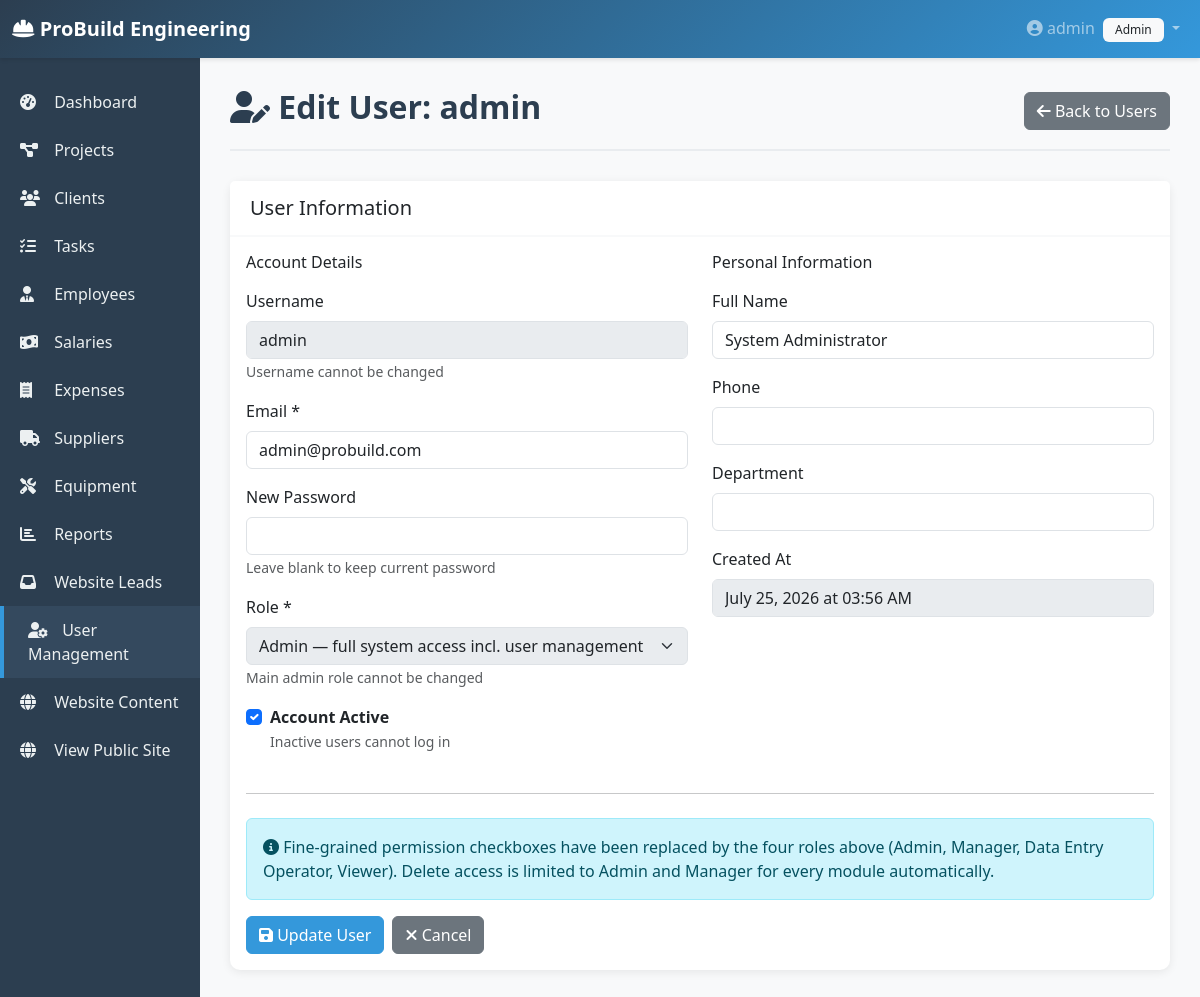
The app's page /users/edit/1 (signed in) with its own data.
### app.py (models this page shows)
class User(UserMixin, db.Model):
    id = db.Column(db.Integer, primary_key=True)
    username = db.Column(db.String(80), unique=True, nullable=False)
    email = db.Column(db.String(120), unique=True, nullable=False)
    password_hash = db.Column(db.String(200), nullable=False)
    role = db.Column(db.String(20), nullable=False, default='user')  # admin, manager, user
    full_name = db.Column(db.String(100))
    phone = db.Column(db.String(20))
    department = db.Column(db.String(50))
    can_add_projects = db.Column(db.Boolean, default=False)
    can_edit_projects = db.Column(db.Boolean, default=False)
    can_delete_projects = db.Column(db.Boolean, default=False)
    can_add_expenses = db.Column(db.Boolean, default=False)
    can_edit_expenses = db.Column(db.Boolean, default=False)
    can_delete_expenses = db.Column(db.Boolean, default=False)
    can_view_reports = db.Column(db.Boolean, default=False)
    can_manage_users = db.Column(db.Boolean, default=False)
    is_active = db.Column(db.Boolean, default=True)
    created_at = db.Column(db.DateTime, default=datetime.utcnow)
    created_by = db.Column(db.Integer, db.ForeignKey('user.id'), nullable=True)

### app.py (the view, shortened to what this page needs)
@app.route('/users/edit/<int:id>', methods=['GET', 'POST'])
@admin_required
def edit_user(id):
    user = User.query.get_or_404(id)
    return render_template('edit_user.html', user=user)

### app.py (called while the page is built)
@app.context_processor
def inject_current_year():
    return {'current_year_value': datetime.now().year}

@login_manager.user_loader
def load_user(user_id):
    return User.query.get(int(user_id))

def admin_required(f):
    @wraps(f)
    def decorated_function(*args, **kwargs):
        if not current_user.is_authenticated or current_user.role != 'admin':
            flash('Access denied. Admin privileges required.', 'danger')
            return redirect(url_for('dashboard'))
        return f(*args, **kwargs)
    return decorated_function

### templates/edit_user.html (shortened to what this page needs)
{% extends "base.html" %}
{% block content %}
<div class="page-header d-flex justify-content-between align-items-center">
    <h2><i class="fas fa-user-edit"></i> Edit User: {{ user.username }}</h2>
    <a href="{{ url_for('users') }}" class="btn btn-secondary">
        <i class="fas fa-arrow-left"></i> Back to Users
    </a>
</div>
<div class="card">
    <div class="card-header">
        <h5 class="mb-0">User Information</h5>
    </div>
    <div class="card-body">
        <form method="POST" action="{{ url_for('edit_user', id=user.id) }}">
            <div class="row">
                <div class="col-md-6">
                    <h6 class="mb-3">Account Details</h6>
                    <div class="mb-3">
                        <label class="form-label">Username</label>
                        <input type="text" class="form-control" value="{{ user.username }}" disabled>
                        <small class="text-muted">Username cannot be changed</small>
                    </div>
                    <div class="mb-3">
                        <label class="form-label">Email *</label>
                        <input type="email" class="form-control" name="email" value="{{ user.email }}" required>
                    </div>
                    <div class="mb-3">
                        <label class="form-label">New Password</label>
                        <input type="password" class="form-control" name="new_password">
                        <small class="text-muted">Leave blank to keep current password</small>
                    </div>
                    <div class="mb-3">
                        <label class="form-label">Role *</label>
                        <select class="form-select" name="role" required {% if user.username == 'admin' %}disabled{% endif %}>
                            <option value="admin" {% if user.role == 'admin' %}selected{% endif %}>Admin — full system access incl. user management</option>
                        </select>
                        {% if user.username == 'admin' %}
                        <small class="text-muted">Main admin role cannot be changed</small>
                        {% endif %}
                    </div>
                    <div class="form-check mb-3">
                        <input class="form-check-input" type="checkbox" name="is_active" id="is_active" {% if user.is_active %}checked{% endif %}>
                        <label class="form-check-label" for="is_active">
                            <strong>Account Active</strong>
                        </label>
                        <br><small class="text-muted">Inactive users cannot log in</small>
                    </div>
                </div>
                <div class="col-md-6">
                    <h6 class="mb-3">Personal Information</h6>
                    <div class="mb-3">
                        <label class="form-label">Full Name</label>
                        <input type="text" class="form-control" name="full_name" value="{{ user.full_name or '' }}">
                    </div>
                    <div class="mb-3">
                        <label class="form-label">Phone</label>
                        <input type="text" class="form-control" name="phone" value="{{ user.phone or '' }}">
                    </div>
                    <div class="mb-3">
                        <label class="form-label">Department</label>
                        <input type="text" class="form-control" name="department" value="{{ user.department or '' }}">
                    </div>
                    <div class="mb-3">
                        <label class="form-label">Created At</label>
                        <input type="text" class="form-control" value="{{ user.created_at.strftime('%B %d, %Y at %I:%M %p') }}" disabled>
                    </div>
                </div>
            </div>
            <hr class="my-4">
            <div class="alert alert-info">
                <i class="fas fa-info-circle"></i> Fine-grained permission checkboxes have been replaced by the four roles above (Admin, Manager, Data Entry Operator, Viewer). Delete access is limited to Admin and Manager for every module automatically.
            </div>
            <div class="d-flex gap-2">
                <button type="submit" class="btn btn-primary">
                    <i class="fas fa-save"></i> Update User
                </button>
                <a href="{{ url_for('users') }}" class="btn btn-secondary">
                    <i class="fas fa-times"></i> Cancel
                </a>
            </div>
        </form>
    </div>
</div>
{% endblock %}

### templates/base.html (shortened to what this page needs)
<!DOCTYPE html>
<html lang="en">
<head>
    <link href="https://cdn.jsdelivr.net/npm/bootstrap@5.3.0/dist/css/bootstrap.min.css" rel="stylesheet">
    <link rel="stylesheet" href="https://cdnjs.cloudflare.com/ajax/libs/font-awesome/6.4.0/css/all.min.css">
</head>
<body>
    {% if current_user.is_authenticated %}
    <nav class="navbar navbar-expand-lg navbar-dark">
        <div class="container-fluid">
            <a class="navbar-brand d-flex align-items-center" href="{{ url_for('dashboard') }}">
                <span><i class="fas fa-hard-hat"></i> ProBuild Engineering</span>
            </a>
            <div class="collapse navbar-collapse" id="navbarNav">
                <ul class="navbar-nav ms-auto">
                    <li class="nav-item dropdown">
                        <a class="nav-link dropdown-toggle" href="#" id="navbarDropdown" role="button" data-bs-toggle="dropdown">
                            <i class="fas fa-user-circle"></i> {{ current_user.username }}
                            <span class="badge bg-light text-dark ms-1">{{ current_user.role|replace('_',' ')|title }}</span>
                        </a>
                    </li>
                </ul>
            </div>
        </div>
    </nav>
    <div class="container-fluid">
        <div class="row">
            <div class="col-md-2 sidebar">
                <a href="{{ url_for('dashboard') }}" class="{% if request.endpoint == 'dashboard' %}active{% endif %}">
                    <i class="fas fa-tachometer-alt"></i> Dashboard
                </a>
                <a href="{{ url_for('projects') }}" class="{% if request.endpoint in ['projects', 'add_project', 'edit_project', 'project_detail'] %}active{% endif %}">
                    <i class="fas fa-project-diagram"></i> Projects
                </a>
                <a href="{{ url_for('clients') }}" class="{% if request.endpoint in ['clients', 'add_client', 'edit_client'] %}active{% endif %}">
                    <i class="fas fa-users"></i> Clients
                </a>
                <a href="{{ url_for('tasks') }}" class="{% if request.endpoint in ['tasks', 'add_task'] %}active{% endif %}">
                    <i class="fas fa-tasks"></i> Tasks
                </a>
                <a href="{{ url_for('employees') }}" class="{% if request.endpoint in ['employees', 'add_employee', 'edit_employee'] %}active{% endif %}">
                    <i class="fas fa-user-tie"></i> Employees
                </a>
                <a href="{{ url_for('salaries') }}" class="{% if request.endpoint in ['salaries', 'add_salary'] %}active{% endif %}">
                    <i class="fas fa-money-bill-wave"></i> Salaries
                </a>
                <a href="{{ url_for('expenses') }}" class="{% if request.endpoint in ['expenses', 'add_expense', 'edit_expense'] %}active{% endif %}">
                    <i class="fas fa-receipt"></i> Expenses
                </a>
                <a href="{{ url_for('suppliers') }}" class="{% if request.endpoint in ['suppliers', 'add_supplier', 'edit_supplier'] %}active{% endif %}">
                    <i class="fas fa-truck"></i> Suppliers
                </a>
                <a href="{{ url_for('equipment') }}" class="{% if request.endpoint in ['equipment', 'add_equipment', 'edit_equipment'] %}active{% endif %}">
                    <i class="fas fa-tools"></i> Equipment
                </a>
                <a href="{{ url_for('reports') }}" class="{% if request.endpoint == 'reports' %}active{% endif %}">
                    <i class="fas fa-chart-bar"></i> Reports
                </a>
                {% if current_user.role in ['admin', 'manager'] %}
                <a href="{{ url_for('leads') }}" class="{% if request.endpoint in ['leads'] %}active{% endif %}">
                    <i class="fas fa-inbox"></i> Website Leads
                </a>
                {% endif %}
                {% if current_user.role == 'admin' %}
                <a href="{{ url_for('users') }}" class="{% if request.endpoint in ['users', 'add_user', 'edit_user'] %}active{% endif %}">
                    <i class="fas fa-user-cog"></i> User Management
                </a>
                <a href="{{ url_for('website_content') }}" class="{% if request.endpoint in ['website_content', 'website_services', 'add_website_service', 'edit_website_service'] %}active{% endif %}">
                    <i class="fas fa-globe"></i> Website Content
                </a>
                {% endif %}
                <a href="{{ url_for('index') }}" target="_blank">
                    <i class="fas fa-globe"></i> View Public Site
                </a>
            </div>
            <div class="col-md-10 main-content">
                {% block content %}{% endblock %}
            </div>
        </div>
    </div>
    {% endif %}
</body>
</html>

### templates/base.html (style rules this page uses)
:root { --primary-color: #2c3e50; --secondary-color: #3498db; --success-color: #27ae60; --danger-color: #e74c3c; --warning-color: #f39c12; --info-color: #16a085; }
body { font-family: 'Segoe UI', Tahoma, Geneva, Verdana, sans-serif; background-color: #f8f9fa; }
.navbar { background: linear-gradient(135deg, var(--primary-color), var(--secondary-color)); box-shadow: 0 2px 4px rgba(0,0,0,0.1); }
.navbar-brand { font-weight: 600; }
.sidebar { min-height: calc(100vh - 56px); background-color: #2c3e50; padding: 20px 0; }
.sidebar a { color: #ecf0f1; padding: 12px 20px; display: block; text-decoration: none; transition: all 0.3s; }
.sidebar a:hover, .sidebar a.active { background-color: #34495e; border-left: 4px solid var(--secondary-color); padding-left: 24px; }
.sidebar i { width: 20px; margin-right: 10px; }
.main-content { padding: 30px; }
.card { border: none; border-radius: 10px; box-shadow: 0 2px 10px rgba(0,0,0,0.08); margin-bottom: 20px; }
.card-header { background-color: #fff; border-bottom: 2px solid #f8f9fa; font-weight: 600; padding: 15px 20px; }
.btn-primary { background-color: var(--secondary-color); border-color: var(--secondary-color); }
.badge { padding: 6px 12px; font-weight: 500; }
.page-header { margin-bottom: 30px; padding-bottom: 15px; border-bottom: 2px solid #e9ecef; }
.page-header h2 { color: var(--primary-color); font-weight: 600; }

### records on screen
User: username "admin", role "Admin", email "admin@probuild.com", role "Admin — full system access incl. user management", is_active "☑", full_name "System Administrator", created_at "July 25, 2026 at 03:56 AM"
